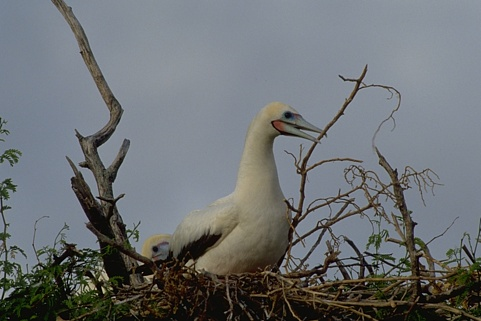
%> input picture Ressources/im1.jpg, 481 x 321 px
$ octave --eval "result = segment_image(imread('Ressources/im1.jpg'));"   (GNU Octave 9; MATLAB toolbox functions it lacks are replaced by stand-ins)
%> lines starting %> are read from the running program, lines starting %| are printed output that depends on the picture; in (x1, y1, x2, y2) boxes, pixels count from 0 and x2, y2 are one past the last pixel; in counts of white or black regions, pixels touching at a corner belong together; the program's own positions count from 1
### gabor2.m
function gb=gabor2(sigma,freq,orient,aspect,phase)
%function gb=gabor2(sigma,freq,orient,aspect,phase)
%
% This function produces a numerical approximation to 2D Gabor function.
% Parameters:
% sigma  = standard deviation of Gaussian envelope, this in-turn controls the
%          size of the result (pixels)
% freq   = the frequency of the sin wave (1/pixels)
% orient = orientation of the Gabor from the vertical (degrees)
% aspect = aspect ratio of Gaussian envelope (1 = circular symmetric envelope,
%          lower values produce longer functions)
% phase  = the phase of the sin wave (degrees)

sz=fix(7*sigma./max(0.2,aspect));
if mod(sz,2)==0, sz=sz+1; end

[x y]=meshgrid(-fix(sz/2):fix(sz/2),fix(-sz/2):fix(sz/2));

% Rotation
orient=orient*pi/180;
xDash=x*cos(orient)+y*sin(orient);
yDash=-x*sin(orient)+y*cos(orient);

phase=phase*pi/180;

gb=exp(-.5*((xDash.^2/sigma^2)+(aspect^2*yDash.^2/sigma^2))).*(cos(2*pi*xDash*freq+phase));

%ensure gabor sums to zero (so it is a valid differencing mask)
gbplus=max(0,gb);
gbneg=max(0,-gb);
gb(gb>0)=gb(gb>0)./sum(sum(gbplus));
gb(gb<0)=gb(gb<0)./sum(sum(gbneg));

### segment_image.m

function [seg]=segment_image(I)
%function [seg]=segment_image(I)
%
% This function segment an image.
% Parameter:
% I = The Image that need to be segmented.
%

Ig = im2gray(I);
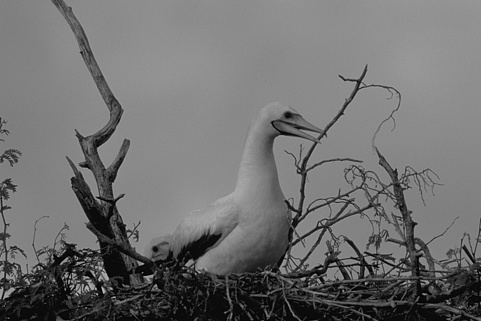
%> Ig: size 321x481 uint8; min 0, max 192, mean 111.6
Id = im2double(Ig);

%Mean-Intensity-Calculation-----------------------------------------------

sum = 0;

for i = 1:height(Id)
    for j = 1:width(Id)
        sum = sum + Id(i,j);
    end
end
%> after the loop, sum = 67567.8

total = height(Id)*width(Id);
%> total = 154401
mean = sum/total;
%> mean = 0.438

for i = 1:height(Id)
    for j = 1:width(Id)
        if Id(i,j)> mean
            seg(i,j) = 0;
        else
            seg(i,j) = 1;
        end
    end
end
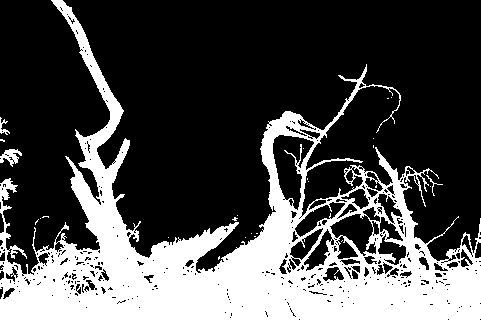
%> seg: size 321x481 double; values 0 (black) and 1 (white), 29.3% white; 26 white regions (22 under 20 px), largest, box (x1, y1, x2, y2) and area: (0, 0, 481, 321) 44935, (0, 149, 22, 167) 197, (0, 117, 10, 135) 66, (426, 175, 443, 196) 41

%Gabor-Function-----------------------------------------------------------

gb01 = gabor2(3,0.1,0,0.75,90);
gb02 = gabor2(3,0.1,0,0.75,0);
conv01 = conv2(seg, gb01, 'same');
conv02 = conv2(seg, gb02, 'same');

gb151 = gabor2(3,0.1,15,0.75,90);
gb152 = gabor2(3,0.1,15,0.75,0);
conv151 = conv2(seg, gb151, 'same');
conv152 = conv2(seg, gb152, 'same');

gb301 = gabor2(3,0.1,30,0.75,90);
gb302 = gabor2(3,0.1,30,0.75,0);
conv301 = conv2(seg, gb301, 'same');
conv302 = conv2(seg, gb302, 'same');

gb451 = gabor2(3,0.1,45,0.75,90);
gb452 = gabor2(3,0.1,45,0.75,0);
conv451 = conv2(seg, gb451, 'same');
conv452 = conv2(seg, gb452, 'same');

gb601 = gabor2(3,0.1,60,0.75,90);
gb602 = gabor2(3,0.1,60,0.75,0);
conv601 = conv2(seg, gb601, 'same');
conv602 = conv2(seg, gb602, 'same');

gb751 = gabor2(3,0.1,75,0.75,90);
gb752 = gabor2(3,0.1,75,0.75,0);
conv751 = conv2(seg, gb751, 'same');
conv752 = conv2(seg, gb752, 'same');

gb901 = gabor2(3,0.1,90,0.75,90);
gb902 = gabor2(3,0.1,90,0.75,0);
conv901 = conv2(seg, gb901, 'same');
conv902 = conv2(seg, gb902, 'same');
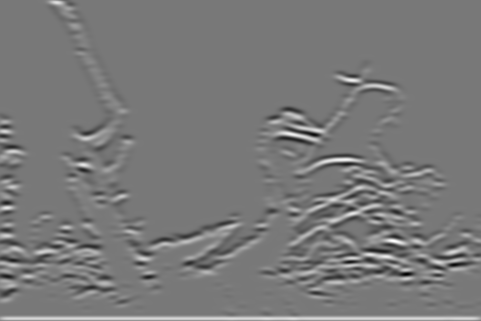
%> conv902: size 321x481 double; min -0.644, max 0.713, mean 0.00543; drawn with min black and max white

gb1051 = gabor2(3,0.1,105,0.75,90);
gb1052 = gabor2(3,0.1,105,0.75,0);
conv1051 = conv2(seg, gb1051, 'same');
conv1052 = conv2(seg, gb1052, 'same');

gb1201 = gabor2(3,0.1,120,0.75,90);
gb1202 = gabor2(3,0.1,120,0.75,0);
conv1201 = conv2(seg, gb1201, 'same');
conv1202 = conv2(seg, gb1202, 'same');

gb1351 = gabor2(3,0.1,135,0.75,90);
gb1352 = gabor2(3,0.1,135,0.75,0);
conv1351 = conv2(seg, gb1351, 'same');
conv1352 = conv2(seg, gb1352, 'same');

gb1501 = gabor2(3,0.1,150,0.75,90);
gb1502 = gabor2(3,0.1,150,0.75,0);
conv1501 = conv2(seg, gb1501, 'same');
conv1502 = conv2(seg, gb1502, 'same');

gb1651 = gabor2(3,0.1,165,0.75,90);
gb1652 = gabor2(3,0.1,165,0.75,0);
conv1651 = conv2(seg, gb1651, 'same');
conv1652 = conv2(seg, gb1652, 'same');
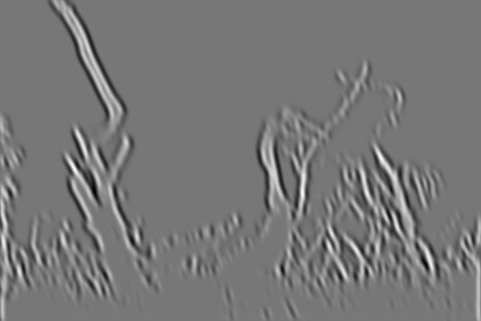
%> conv1652: size 321x481 double; min -0.663, max 0.752, mean 0.00197; drawn with min black and max white

for i = 1:height(Id)
    for j = 1:width(Id)

       norm0 = sqrt(conv01(i,j)^2 + conv02(i,j)^2);
       norm15 = sqrt(conv151(i,j)^2 + conv152(i,j)^2);
       norm30 = sqrt(conv301(i,j)^2 + conv302(i,j)^2);
       norm45 = sqrt(conv451(i,j)^2 + conv452(i,j)^2);
       norm60 = sqrt(conv601(i,j)^2 + conv602(i,j)^2);
       norm75 = sqrt(conv751(i,j)^2 + conv752(i,j)^2);
       norm90 = sqrt(conv901(i,j)^2 + conv902(i,j)^2);
       norm105 = sqrt(conv1051(i,j)^2 + conv1052(i,j)^2);
       norm120 = sqrt(conv1201(i,j)^2 + conv1202(i,j)^2);
       norm135 = sqrt(conv1351(i,j)^2 + conv1352(i,j)^2);
       norm150 = sqrt(conv1501(i,j)^2 + conv1502(i,j)^2);
       norm165 = sqrt(conv1651(i,j)^2 + conv1652(i,j)^2);

       norm(i,j)= max([norm0,norm15,norm30,norm45,norm60,norm75,norm90,norm105,norm120,norm135,norm150,norm165]);

    end
end
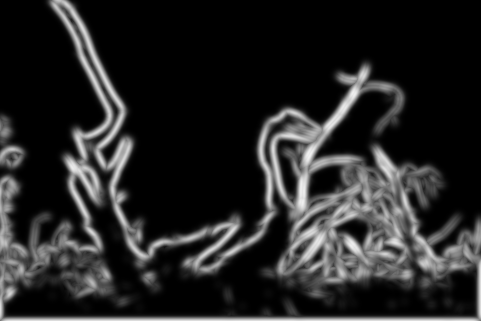
%> norm: size 321x481 double; min 0, max 0.948, mean 0.148

%Double-To-Binary---------------------------------------------------------

temp = norm;

for i = 1:height(norm)
    for j = 1:width(norm)
        if norm(i,j)> mean
            temp(i,j) = 1;
        else
            temp(i,j) = 0;
        end
    end
end
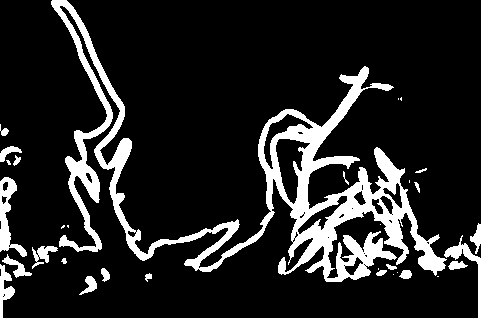
%> temp: size 321x481 double; values 0 (black) and 1 (white), 14.9% white; 31 white regions (11 under 20 px), largest, box (x1, y1, x2, y2) and area: (51, 0, 447, 282) 18268, (0, 235, 481, 321) 2324, (0, 177, 27, 257) 804

%Erosion------------------------------------------------------------------

temp = logical(temp);
seg = bwperim(temp, 8);
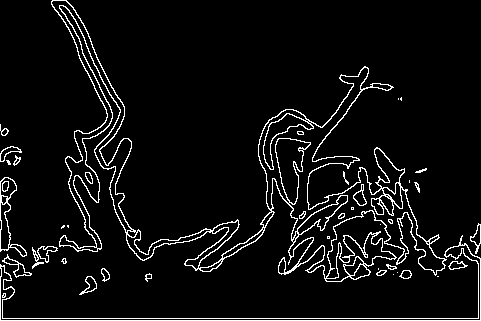
%> seg: size 321x481 logical; 6% white in thin lines or dots

$ run again, on Ressources/im10.jpg
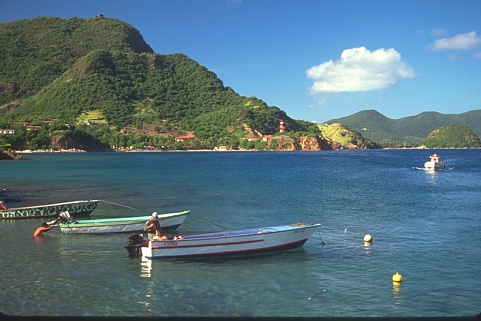
%> input picture Ressources/im10.jpg, 481 x 321 px
%> after the loop in segment_image, `for i = 1:height(Id)`: sum = 65494.8
%> mean = 0.424
%> after the loop in segment_image, `for i = 1:height(Id)`:
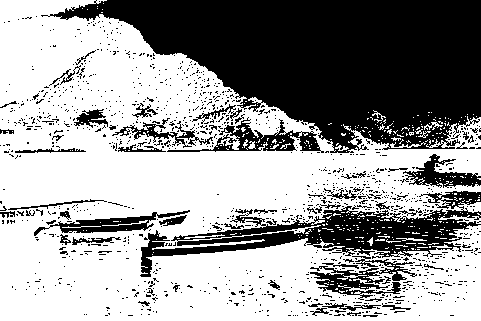
%> seg: size 321x481 double; values 0 (black) and 1 (white), 61% white; 1207 black regions (1145 under 20 px), largest, box (x1, y1, x2, y2) and area: (41, 0, 481, 153) 38926, (140, 191, 481, 277) 8509, (167, 117, 324, 153) 1618
%> in segment_image, `seg = bwperim(temp, 8);`:
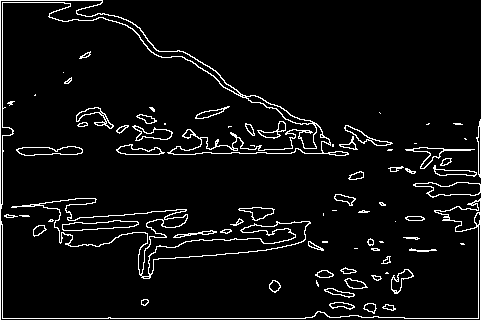
%> seg: size 321x481 logical; 5.8% white in thin lines or dots

$ run again, on Ressources/im11.jpg
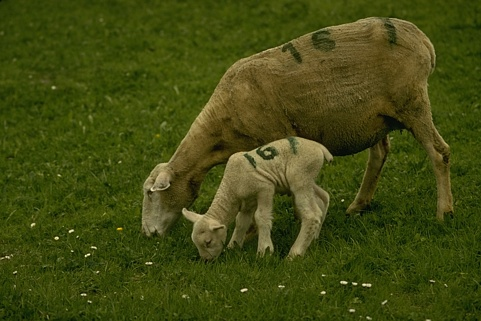
%> input picture Ressources/im11.jpg, 481 x 321 px
%> after the loop in segment_image, `for i = 1:height(Id)`: sum = 39176.2
%> mean = 0.254
%> after the loop in segment_image, `for i = 1:height(Id)`:
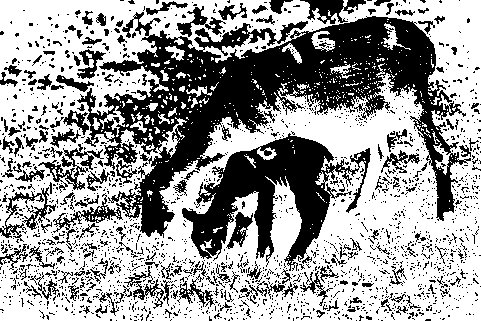
%> seg: size 321x481 double; values 0 (black) and 1 (white), 61.3% white; 1988 black regions (1812 under 20 px), largest, box (x1, y1, x2, y2) and area: (77, 12, 471, 238) 29226, (182, 133, 371, 271) 10079, (38, 144, 104, 193) 794
%> in segment_image, `seg = bwperim(temp, 8);`:
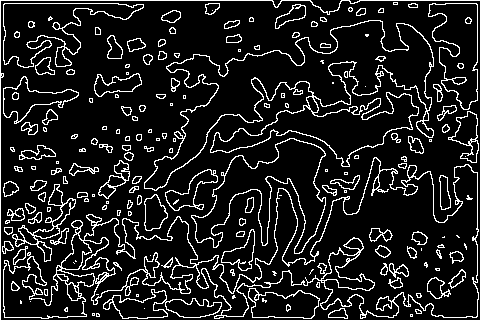
%> seg: size 321x481 logical; 12.5% white in thin lines or dots

$ run again, on Ressources/im12.jpg
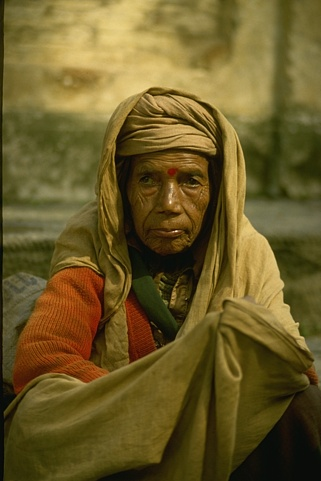
%> input picture Ressources/im12.jpg, 321 x 481 px
%> after the loop in segment_image, `for i = 1:height(Id)`: sum = 53886.9
%> mean = 0.349
%> in segment_image, `seg = bwperim(temp, 8);`:
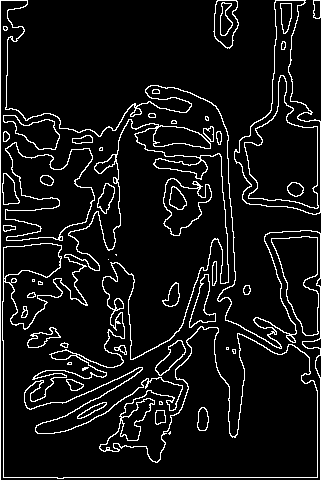
%> seg: size 481x321 logical; 8.3% white in thin lines or dots
